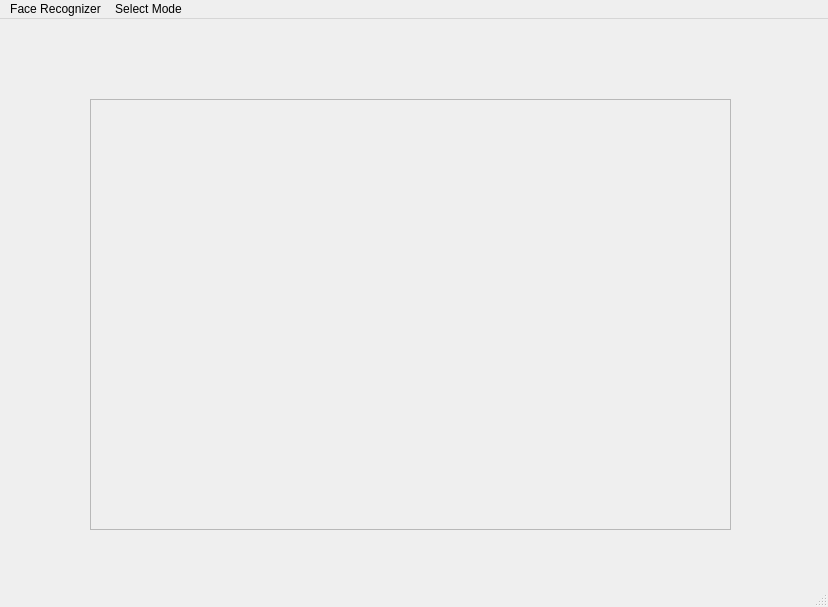
<?xml version="1.0" encoding="UTF-8"?>
<ui version="4.0">
 <class>MainWindow</class>
 <widget class="QMainWindow" name="MainWindow">
  <property name="geometry">
   <rect>
    <x>0</x>
    <y>0</y>
    <width>828</width>
    <height>607</height>
   </rect>
  </property>
  <property name="windowTitle">
   <string>MainWindow</string>
  </property>
  <property name="layoutDirection">
   <enum>Qt::LeftToRight</enum>
  </property>
  <widget class="QWidget" name="centralwidget">
   <widget class="QWidget" name="verticalLayoutWidget">
    <property name="geometry">
     <rect>
      <x>90</x>
      <y>80</y>
      <width>641</width>
      <height>431</height>
     </rect>
    </property>
    <layout class="QVBoxLayout" name="verticalLayout">
     <item>
      <widget class="QFrame" name="frame">
       <property name="frameShape">
        <enum>QFrame::StyledPanel</enum>
       </property>
       <property name="frameShadow">
        <enum>QFrame::Raised</enum>
       </property>
       <widget class="QLabel" name="label">
        <property name="geometry">
         <rect>
          <x>-90</x>
          <y>10</y>
          <width>721</width>
          <height>491</height>
         </rect>
        </property>
        <property name="text">
         <string/>
        </property>
       </widget>
      </widget>
     </item>
    </layout>
   </widget>
  </widget>
  <widget class="QMenuBar" name="menubar">
   <property name="geometry">
    <rect>
     <x>0</x>
     <y>0</y>
     <width>828</width>
     <height>22</height>
    </rect>
   </property>
   <widget class="QMenu" name="menuFace_Recognizer">
    <property name="title">
     <string>Select Mode</string>
    </property>
    <addaction name="actionVideo"/>
    <addaction name="actionWeb_Camera"/>
    <addaction name="actionImage"/>
    <addaction name="actionAdd_New"/>
   </widget>
   <widget class="QMenu" name="menuNew_Faces">
    <property name="title">
     <string>Face Recognizer</string>
    </property>
   </widget>
   <addaction name="menuNew_Faces"/>
   <addaction name="menuFace_Recognizer"/>
  </widget>
  <widget class="QStatusBar" name="statusbar"/>
  <action name="actionVideo">
   <property name="text">
    <string>Video</string>
   </property>
  </action>
  <action name="actionWeb_Camera">
   <property name="text">
    <string>Web Camera</string>
   </property>
  </action>
  <action name="actionImage">
   <property name="text">
    <string>Image</string>
   </property>
  </action>
  <action name="actionAdd_New">
   <property name="text">
    <string>Add New</string>
   </property>
  </action>
 </widget>
 <resources/>
 <connections/>
</ui>
